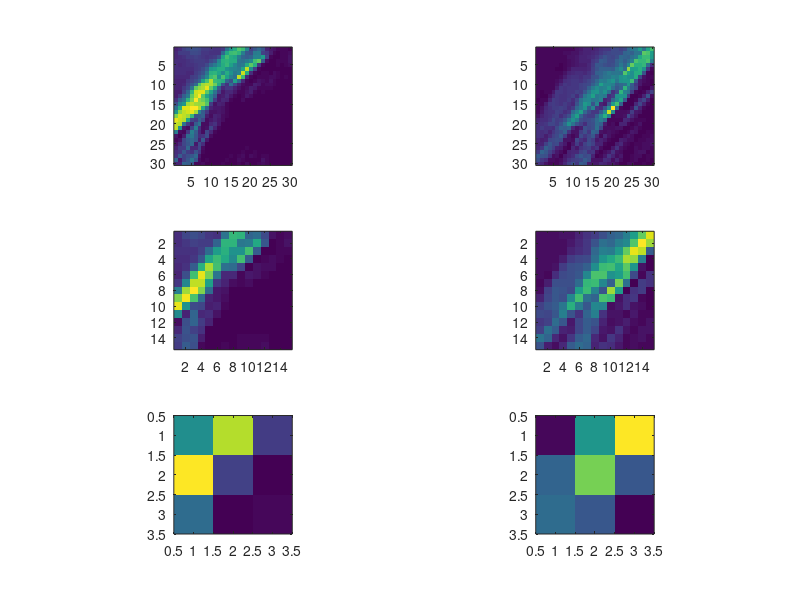

The MATLAB script that drew this image: (Note: this script raises an error after producing the figure.)
load('rejectionSamplingPatches.mat');

%%

patchSize = 30;

%obtain earth-mover distance

%{
Image 360 and 342 gave us EMD of 3.8089
Image 361 and 342 gave us EMD of 3.5532

Image 991 and 998 give us 3.3001 and those seem like good ones 
    to compare

Image 990 and 502 gives us EMD of 3.2038
Image 990 seems like 991 and 998

image 992 and 993 seem like good ones
%}
imgNums = floor(rand(1,2)*size(newPatches,1) + 1);
img1Num = imgNums(1); img2Num = imgNums(2);
%%
img1Num = 991;
img2Num = 998;
patch1 = reshape(newPatches(img1Num,:,:),[patchSize patchSize]);
patch2 = reshape(newPatches(img2Num,:,:),[patchSize patchSize]);

patch1Resized = imresize(patch1,0.5);
patch2Resized = imresize(patch2,0.5);
patch1Resized2 = imresize(patch1,0.1);
patch2Resized2 = imresize(patch2,0.1);

figure
subplot(3,2,1)
imagesc(patch1)
axis image
subplot(3,2,2)
imagesc(patch2)
axis image
subplot(3,2,3)
imagesc(patch1Resized)
axis image
subplot(3,2,4)
imagesc(patch2Resized)
axis image
subplot(3,2,5)
imagesc(patch1Resized2)
axis image
subplot(3,2,6)
imagesc(patch2Resized2)
axis image

%%
[weight1, pixelLocs1] = getFeatureWeight(patch1Resized2);
[weight2, pixelLocs2] = getFeatureWeight(patch2Resized2);

[x,f] = emd(pixelLocs1,pixelLocs2,weight1,weight2,@getPixelDist);






